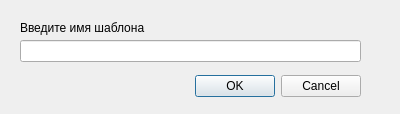
<?xml version="1.0" encoding="UTF-8"?>
<ui version="4.0">
 <class>AskTabName</class>
 <widget class="QDialog" name="AskTabName">
  <property name="geometry">
   <rect>
    <x>0</x>
    <y>0</y>
    <width>400</width>
    <height>114</height>
   </rect>
  </property>
  <property name="windowTitle">
   <string>Dialog</string>
  </property>
  <widget class="QDialogButtonBox" name="buttonBox">
   <property name="geometry">
    <rect>
     <x>20</x>
     <y>70</y>
     <width>341</width>
     <height>32</height>
    </rect>
   </property>
   <property name="orientation">
    <enum>Qt::Horizontal</enum>
   </property>
   <property name="standardButtons">
    <set>QDialogButtonBox::Cancel|QDialogButtonBox::Ok</set>
   </property>
  </widget>
  <widget class="QLabel" name="label">
   <property name="geometry">
    <rect>
     <x>20</x>
     <y>20</y>
     <width>291</width>
     <height>16</height>
    </rect>
   </property>
   <property name="text">
    <string>Введите имя шаблона</string>
   </property>
  </widget>
  <widget class="QLineEdit" name="lineEdit">
   <property name="geometry">
    <rect>
     <x>20</x>
     <y>40</y>
     <width>341</width>
     <height>22</height>
    </rect>
   </property>
  </widget>
 </widget>
 <resources/>
 <connections>
  <connection>
   <sender>buttonBox</sender>
   <signal>accepted()</signal>
   <receiver>AskTabName</receiver>
   <slot>accept()</slot>
   <hints>
    <hint type="sourcelabel">
     <x>248</x>
     <y>254</y>
    </hint>
    <hint type="destinationlabel">
     <x>157</x>
     <y>274</y>
    </hint>
   </hints>
  </connection>
  <connection>
   <sender>buttonBox</sender>
   <signal>rejected()</signal>
   <receiver>AskTabName</receiver>
   <slot>reject()</slot>
   <hints>
    <hint type="sourcelabel">
     <x>316</x>
     <y>260</y>
    </hint>
    <hint type="destinationlabel">
     <x>286</x>
     <y>274</y>
    </hint>
   </hints>
  </connection>
 </connections>
</ui>
